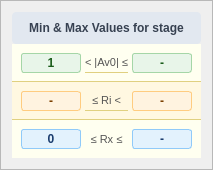
        <widget class="QFrame" name="frameLimitsTable">
         <property name="minimumSize">
          <size>
           <width>200</width>
           <height>0</height>
          </size>
         </property>
         <property name="styleSheet">
          <string notr="true">QFrame#frameLimitsTable {
    /* Matches the clean, slightly cool background of your output box */
    background-color: #f8fafc; 
    
    /* Replaces the gold border with a professional slate gray */
    border: 1px solid #e2e8f0; 
    
    /* Kept your 6px radius for continuity */
    border-radius: 6px; 
}</string>
         </property>
         <property name="frameShape">
          <enum>QFrame::Shape::StyledPanel</enum>
         </property>
         <layout class="QVBoxLayout" name="vl_limits_table">
          <property name="spacing">
           <number>0</number>
          </property>
          <item>
           <widget class="QFrame" name="frameLimitsHeader">
            <property name="styleSheet">
             <string notr="true">background-color: #e2e8f0; 
border-radius: 4px 4px 0 0;
color: #1e293b;</string>
            </property>
            <layout class="QHBoxLayout" name="hl_limits_header">
             <item>
              <widget class="QLabel" name="labelLimitsTitle">
               <property name="styleSheet">
                <string notr="true">color: #374151; font-weight: 700; font-size: 12px; background: transparent;</string>
               </property>
               <property name="text">
                <string>Min &amp; Max Values for stage</string>
               </property>
               <property name="alignment">
                <set>Qt::AlignmentFlag::AlignCenter</set>
               </property>
              </widget>
             </item>
            </layout>
           </widget>
          </item>
          <item>
           <widget class="QFrame" name="frameLimRow1">
            <property name="styleSheet">
             <string notr="true">background-color: #fffff0; border-bottom: 1px solid #e0d080;</string>
            </property>
            <layout class="QHBoxLayout" name="hl_lim1">
             <property name="spacing">
              <number>4</number>
             </property>
             <item>
              <widget class="QLabel" name="labelAvoMin">
               <property name="minimumSize">
                <size>
                 <width>60</width>
                 <height>0</height>
                </size>
               </property>
               <property name="styleSheet">
                <string notr="true">font-size:12px; font-weight:700; color:#1a5c1a; background:#e8f5e9; border:1px solid #a5d6a7; border-radius:3px; padding:2px 5px;</string>
               </property>
               <property name="text">
                <string>1</string>
               </property>
               <property name="alignment">
                <set>Qt::AlignmentFlag::AlignCenter</set>
               </property>
              </widget>
             </item>
             <item>
              <widget class="QLabel" name="labelAvoOp1">
               <property name="styleSheet">
                <string notr="true">font-size:11px; color:#555; background:transparent;</string>
               </property>
               <property name="text">
                <string>&lt; |Av0| ≤</string>
               </property>
               <property name="alignment">
                <set>Qt::AlignmentFlag::AlignCenter</set>
               </property>
              </widget>
             </item>
             <item>
              <widget class="QLabel" name="labelAvoMax">
               <property name="minimumSize">
                <size>
                 <width>60</width>
                 <height>0</height>
                </size>
               </property>
               <property name="styleSheet">
                <string notr="true">font-size:12px; font-weight:700; color:#1a5c1a; background:#e8f5e9; border:1px solid #a5d6a7; border-radius:3px; padding:2px 5px;</string>
               </property>
               <property name="text">
                <string>-</string>
               </property>
               <property name="alignment">
                <set>Qt::AlignmentFlag::AlignCenter</set>
               </property>
              </widget>
             </item>
            </layout>
           </widget>
          </item>
          <item>
           <widget class="QFrame" name="frameLimRow2">
            <property name="styleSheet">
             <string notr="true">background-color: #fff8e1; border-bottom: 1px solid #e0d080;</string>
            </property>
            <layout class="QHBoxLayout" name="hl_lim2">
             <property name="spacing">
              <number>4</number>
             </property>
             <item>
              <widget class="QLabel" name="labelRiMin">
               <property name="minimumSize">
                <size>
                 <width>60</width>
                 <height>0</height>
                </size>
               </property>
               <property name="styleSheet">
                <string notr="true">font-size:12px; font-weight:700; color:#7B3F00; background:#FFF3E0; border:1px solid #FFCC80; border-radius:3px; padding:2px 5px;</string>
               </property>
               <property name="text">
                <string>-</string>
               </property>
               <property name="alignment">
                <set>Qt::AlignmentFlag::AlignCenter</set>
               </property>
              </widget>
             </item>
             <item>
              <widget class="QLabel" name="labelRiOp">
               <property name="styleSheet">
                <string notr="true">font-size:11px; color:#555; background:transparent;</string>
               </property>
               <property name="text">
                <string>≤ Ri &lt;</string>
               </property>
               <property name="alignment">
                <set>Qt::AlignmentFlag::AlignCenter</set>
               </property>
              </widget>
             </item>
             <item>
              <widget class="QLabel" name="labelRiMax">
               <property name="minimumSize">
                <size>
                 <width>60</width>
                 <height>0</height>
                </size>
               </property>
               <property name="styleSheet">
                <string notr="true">font-size:12px; font-weight:700; color:#7B3F00; background:#FFF3E0; border:1px solid #FFCC80; border-radius:3px; padding:2px 5px;</string>
               </property>
               <property name="text">
                <string>-</string>
               </property>
               <property name="alignment">
                <set>Qt::AlignmentFlag::AlignCenter</set>
               </property>
              </widget>
             </item>
            </layout>
           </widget>
          </item>
          <item>
           <widget class="QFrame" name="frameLimRow3">
            <property name="styleSheet">
             <string notr="true">background-color: #fffff0; border-radius: 0 0 4px 4px;</string>
            </property>
            <layout class="QHBoxLayout" name="hl_lim3">
             <property name="spacing">
              <number>4</number>
             </property>
             <item>
              <widget class="QLabel" name="labelRxMin">
               <property name="minimumSize">
                <size>
                 <width>60</width>
                 <height>0</height>
                </size>
               </property>
               <property name="styleSheet">
                <string notr="true">font-size:12px; font-weight:700; color:#1a3c6e; background:#E3F2FD; border:1px solid #90CAF9; border-radius:3px; padding:2px 5px;</string>
               </property>
               <property name="text">
                <string>0</string>
               </property>
               <property name="alignment">
                <set>Qt::AlignmentFlag::AlignCenter</set>
               </property>
              </widget>
             </item>
             <item>
              <widget class="QLabel" name="labelRxOp">
               <property name="styleSheet">
                <string notr="true">font-size:11px; color:#555; background:transparent;</string>
               </property>
               <property name="text">
                <string>≤ Rx ≤</string>
               </property>
               <property name="alignment">
                <set>Qt::AlignmentFlag::AlignCenter</set>
               </property>
              </widget>
             </item>
             <item>
              <widget class="QLabel" name="labelRxMax">
               <property name="minimumSize">
                <size>
                 <width>60</width>
                 <height>0</height>
                </size>
               </property>
               <property name="styleSheet">
                <string notr="true">font-size:12px; font-weight:700; color:#1a3c6e; background:#E3F2FD; border:1px solid #90CAF9; border-radius:3px; padding:2px 5px;</string>
               </property>
               <property name="text">
                <string>-</string>
               </property>
               <property name="alignment">
                <set>Qt::AlignmentFlag::AlignCenter</set>
               </property>
              </widget>
             </item>
            </layout>
           </widget>
          </item>
         </layout>
        </widget>
